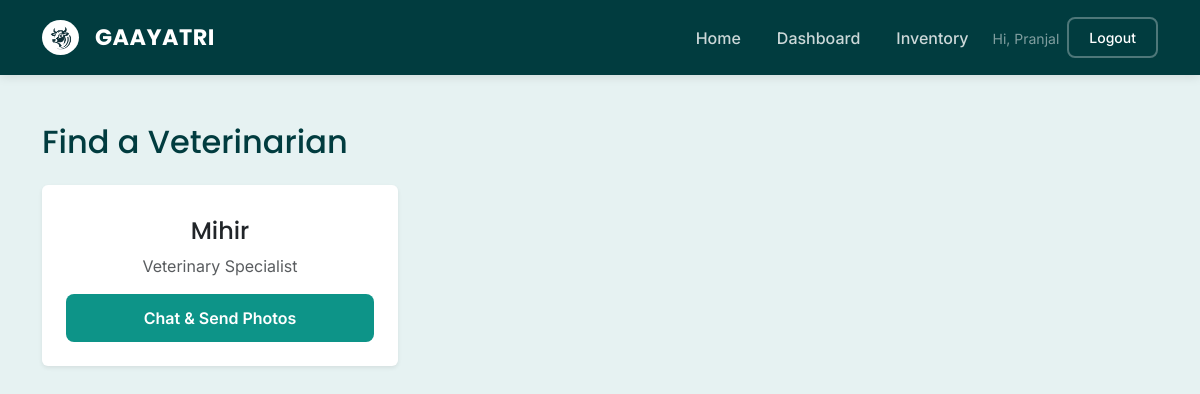
The page /connect/doctors/ (signed in) on the database its author committed.
### core/models.py (models this page shows)
class User(AbstractUser):
    is_farmer = models.BooleanField(default=False)
    is_doctor = models.BooleanField(default=False)

### core/views.py (the view)
# urls.py: path('connect/doctors/', views.doctor_list, name='doctor_list'),
@login_required
def doctor_list(request):
    doctors = User.objects.filter(is_doctor=True)
    return render(request, 'core/doctor_list.html', {'doctors': doctors})

### core/templates/core/doctor_list.html (shortened to what this page needs)
{% extends 'core/base.html' %}
{% block content %}
<h2 class="mb-4" style="color: var(--primary-dark);">Find a Veterinarian</h2>
<div class="row">
    {% for doc in doctors %}
    <div class="col-md-4 mb-4">
        <div class="card shadow-sm border-0 h-100 text-center p-4">
            <h4 class="mt-2">{{ doc.username }}</h4>
            <p class="text-muted">{{ doc.doctorprofile.specialization|default:"Veterinary Specialist" }}</p>
            <a href="{% url 'chat_view' doc.id %}" class="btn btn-gaayatri mt-auto">
                Chat & Send Photos
            </a>
        </div>
    </div>
    {% empty %}
    <p>No doctors registered yet.</p>
    {% endfor %}
</div>
{% endblock %}

### core/templates/core/base.html (shortened to what this page needs)
<!DOCTYPE html>
<html lang="en">
<head>
    <link href="https://cdn.jsdelivr.net/npm/bootstrap@5.3.0/dist/css/bootstrap.min.css" rel="stylesheet">
</head>
<body>
    <nav class="navbar navbar-expand-lg sticky-top">
        <div class="container">
            <a class="navbar-brand d-flex align-items-center" href="{% url 'home' %}">
                <img src="/static/images/logo.png" height="35" class="me-3 bg-white rounded-circle p-1" alt="Logo">
                Gaayatri
            </a>
            <div class="collapse navbar-collapse" id="navbarNav">
                <ul class="navbar-nav ms-auto align-items-center">
                    <li class="nav-item"><a class="nav-link" href="{% url 'home' %}">Home</a></li>
                    {% if user.is_authenticated %}
                        {% if user.is_farmer %}
                            <li class="nav-item"><a class="nav-link" href="{% url 'farmer_dashboard' %}">Dashboard</a></li>
                            <li class="nav-item"><a class="nav-link" href="{% url 'inventory' %}">Inventory</a></li>
                        {% endif %}
                        <li class="nav-item ms-3">
                            <span class="text-white-50 small">Hi, {{ user.username }}</span>
                        </li>
                        <li class="nav-item ms-2">
                             <form action="{% url 'logout' %}" method="post" class="d-inline">
                                <button class="btn btn-sm btn-outline-light-custom">Logout</button>
                            </form>
                        </li>
                    {% endif %}
                </ul>
            </div>
        </div>
    </nav>
    <div class="container py-5">
        {% block content %}
        {% endblock %}
    </div>
</body>
</html>

### core/templates/core/base.html (style rules this page uses)
:root { --primary-dark: #013c3f; --primary-light: #e6f2f2; --accent-green: #0d9488; --text-dark: #1f2937; }
body { font-family: 'Inter', sans-serif; background-color: var(--primary-light); color: var(--text-dark); }
h1, h2, h3, h4, h5, h6, .navbar-brand { font-family: 'Poppins', sans-serif; }
.navbar { background-color: var(--primary-dark); padding: 15px 0; box-shadow: 0 2px 10px rgba(0,0,0,0.1); }
.navbar-brand { color: white !important; font-weight: 700; letter-spacing: 0.5px; text-transform: uppercase; font-size: 1.4rem; }
.nav-link { color: rgba(255, 255, 255, 0.8) !important; font-weight: 500; margin-left: 20px; transition: color 0.3s; }
.btn-gaayatri { background-color: var(--accent-green); color: white; border: none; padding: 12px 30px; border-radius: 8px; font-weight: 600; transition: all 0.3s; }
.btn-outline-light-custom { border: 2px solid rgba(255,255,255,0.3); color: white; border-radius: 8px; padding: 8px 20px; font-weight: 500; }

### rows shown on the page
User: username "Pranjal"
User: username "Mihir", doctorprofile.specialization "Veterinary Specialist"
